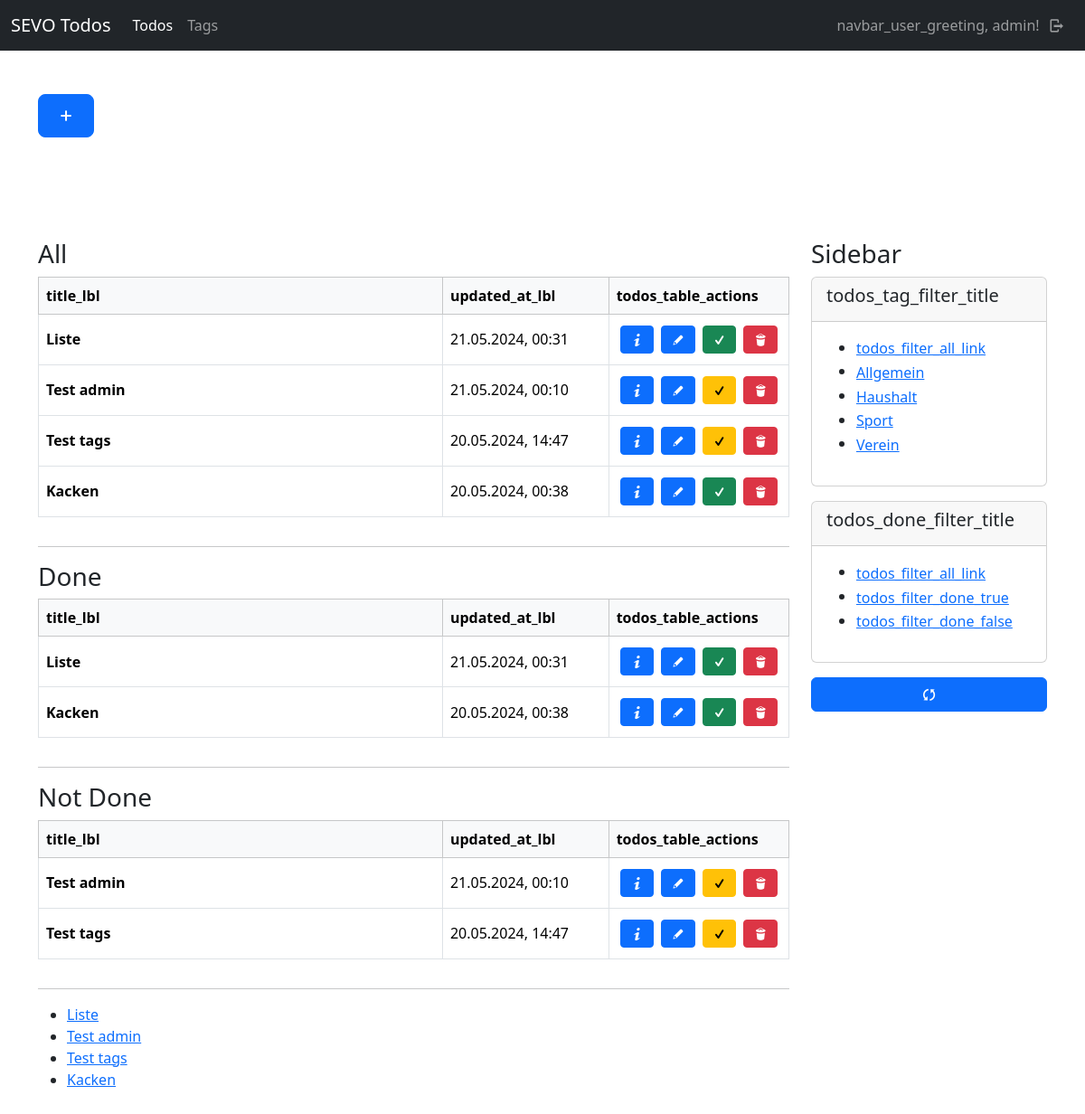
Screenshot of /todos/ (signed in) with the database file from the repository.
### todos/models.py (models this page shows, shortened)
class Tag(models.Model):
    user = models.ForeignKey(User, on_delete=models.CASCADE)
    name = models.CharField(max_length=100)
    class Meta:
        ordering = ["name"]

class Todo(models.Model):
    user = models.ForeignKey(User, on_delete=models.CASCADE)
    title = models.CharField(max_length=255)
    content = tinymce_models.HTMLField()
    tags = models.ManyToManyField(Tag, blank=True)
    done = models.BooleanField(default=False)
    created_at = models.DateTimeField(auto_now_add=True)
    updated_at = models.DateTimeField(auto_now=True)
    class Meta:
        ordering = ["-updated_at"]

### todos/views/todo_views.py (the view, shortened to what this page needs)
# urls.py: path("", todo_views.index, name="todos-index"),
def index(request):
    if not request.user.is_authenticated:
        return helpers.not_auth_redirect()
    current_user = request.user
    url = reverse("todos-index")
    todos = models.Todo.objects.filter(user=current_user)
    tags = models.Tag.objects.filter(user=current_user)
    filter_tag = request.GET.get("tag")
    filter_done = request.GET.get("done")
    print(f"tag: {filter_tag}")
    print(f"tag: {filter_done}")
    if filter_tag != None and filter_tag != "all":
        try:
            todos = todos.filter(tags__id=int(filter_tag))
        except:
            return HttpResponseRedirect(url)
    done_todos = todos.filter(done=True)
    not_done_todos = todos.filter(done=False)
    return render(request, "todos/todo/index.html", {
        "title": _("todos_index_title"),
        "todos": todos,
        "done_todos": done_todos,
        "not_done_todos": not_done_todos,
        "tags": tags
    })

### todos/templates/todos/todo/index.html (shortened to what this page needs)
{% extends "base_sidebar.html" %}
{% load i18n %}
{% load static %}
{% block header %}
    <div class="container">
        <div class="row py-5">
            <div class="col-lg-12">
                <a class="btn btn-primary btn-lg mb-3" href="{% url "todos-new" %}"><i class="demo-icon icon-plus"></i></a>
            </div>
        </div>
    </div>
{% endblock %}
{% block main %}
    <div>
        <h3>All</h3>
        {% if todos %}
            {% include "todos/todo/partials/_table_list.html" with todos=todos %}
        {% else %}
            <p>{% trans "todos_none_todos" %}</p>
        {% endif %}
    </div>
    <hr>
    <div>
        <h3>Done</h3>
        {% if done_todos %}
            {% include "todos/todo/partials/_table_list.html" with todos=done_todos %}
        {% else %}
            <p>{% trans "todos_none_todos" %}</p>
        {% endif %}
    </div>
    <hr>
    <div>
        <h3>Not Done</h3>
        {% if not_done_todos %}
            {% include "todos/todo/partials/_table_list.html" with todos=not_done_todos %}
        {% else %}
            <p>{% trans "todos_none_todos" %}</p>
        {% endif %}
    </div>
    <hr>
    <ul>
        {% for todo in todos %}
            <li>
                <a href="{% url "todos-update" id=todo.id %}">{{ todo.title }}</a>
            </li>
        {% endfor %}
    </ul>
{%  endblock %}
{% block side %}
    <h3>Sidebar</h3>
    <div class="card mb-3">
        <div class="card-header">
            <h5>
                {% trans "todos_tag_filter_title" %}
            </h5>
        </div>
        <div class="card-body">
            {% include "todos/todo/partials/_tag_filter.html" %}
        </div>
    </div>
    <div class="card mb-3">
        <div class="card-header">
            <h5>
                {% trans "todos_done_filter_title" %}
            </h5>
        </div>
        <div class="card-body">
            {% include "todos/todo/partials/_done_filter.html" %}
        </div>
    </div>
    <div class="mb-3">
        <a class="btn btn-primary w-100" href="{% url "todos-index" %}"><i class="demo-icon icon-arrows-ccw"></i></a>
    </div>
{% endblock %}

### templates/partials/_navbar.html (shortened to what this page needs)
{% load i18n %}
<nav class="navbar navbar-expand-lg navbar-dark bg-dark">
    <div class="container-fluid">
        <a class="navbar-brand" href="/">SEVO Todos</a>
        <div class="collapse navbar-collapse" id="navbarContent">
            <ul class="navbar-nav me-auto mb-2 mb-lg-0">
                {% if user.is_authenticated %}
                <li class="nav-item">
                    <a class="nav-link{% if "todos" in request.path %} active{% endif %}"{% if "todos" in request.path %} aria-current="page"{% endif %} href="{% url "todos-index" %}">Todos</a>
                </li>
                {% endif %}
                {% if user.is_authenticated %}
                <li class="nav-item">
                    <a class="nav-link{% if "tag" in request.path %} active{% endif %}"{% if "tag" in request.path %} aria-current="page"{% endif %} href="{% url "todos-tag-index" %}">Tags</a>
                </li>
                {% endif %}
            </ul>
            {% if user.is_authenticated %}
                <span class="navbar-text navbar-dark">{% trans "navbar_user_greeting" %}, {{ user }}!</span>
            {% endif %}
            <ul class="navbar-nav mb-2 mb-lg-0">
                {% if user.is_authenticated %}
                    <li class="nav-item">
                        <a class="nav-link" href="{% url "sevo-auth-logout" %}"><i class="demo-icon icon-logout"></i></a>
                    </li>
                {% else %}
                    <li class="nav-item">
                        <a class="nav-link {% if "login" in request.path %} active{% endif %}"{% if "members" in request.path %} aria-current="page"{% endif %} href="{% url "sevo-auth-login" %}"><i class="demo-icon icon-user"></i></a>
                    </li>
                {% endif %}
            </ul>
        </div>
    </div>
</nav>

### todos/templates/todos/todo/partials/_tag_filter.html
{% load i18n %}
<div>
    <ul>
        <li>
            <button class="btn btn-link p-0" type="button" data-filter-key="tag" data-filter-value="all">{% trans "todos_filter_all_link" %}</button>
        </li>
    {% for tag in tags %}
        <li>
            <button class="btn btn-link p-0" type="button" data-filter-key="tag" data-filter-value="{{ tag.id }}">{{ tag.name }}</button>
        </li>
    {% endfor %}
</div>

### todos/templates/todos/todo/partials/_table_list.html
{% load i18n %}
<div class="table-responsive">
    <table class="table table-bordered align-middle">
        <thead class="table-light">
        <tr>
            <th scope="col">{% trans "title_lbl" %}</th>
            <th scope="col">{% trans "updated_at_lbl" %}</th>
            <th scope="col">{% trans "todos_table_actions" %}</th>
        </tr>
        </thead>
        <tbody>
            {% for todo in todos %}
                <tr>
                    <th scope="row" class="w-75">
                        {{ todo.title }}
                    </th>
                    <td class="w-25">{{ todo.updated_at|date:"d.m.Y, H:i" }}</td>
                    <td class="w-auto">
                        <div class="d-flex justify-content-start align-content-center">
                            <a class="btn btn-primary btn-sm d-block m-1" href="{% url "todos-detail" id=todo.id %}"><i class="demo-icon icon-info"></i></a>
                            <a class="btn btn-primary btn-sm d-block m-1" href="{% url "todos-update" id=todo.id %}"><i class="demo-icon icon-pencil"></i></a>
                            <a class="btn {% if todo.done %}btn-success{% else %}btn-warning{% endif %} btn-sm d-block m-1" href="{% url "todos-done" id=todo.id %}"><i class="demo-icon icon-check"></i></a>
                            <a class="btn btn-danger btn-sm d-block m-1" href="{% url "todos-delete" id=todo.id %}"><i class="demo-icon icon-trash"></i></a>
                        </div>
                    </td>
                </tr>
            {% endfor %}
        </tbody>
    </table>
</div>

### rows the page displays
Tag: {{ tag.id }} 4 (drawn), name "Allgemein"
Tag: {{ tag.id }} 2 (drawn), name "Haushalt"
Tag: {{ tag.id }} 1 (drawn), name "Sport"
Tag: {{ tag.id }} 3 (drawn), name "Verein"
Todo: title "Liste", updated_at "21.05.2024, 00:31"
Todo: title "Test admin", updated_at "21.05.2024, 00:10"
Todo: title "Test tags", updated_at "20.05.2024, 14:47"
Todo: title "Kacken", updated_at "20.05.2024, 00:38"

### other values shown
{{ user }} "admin"
